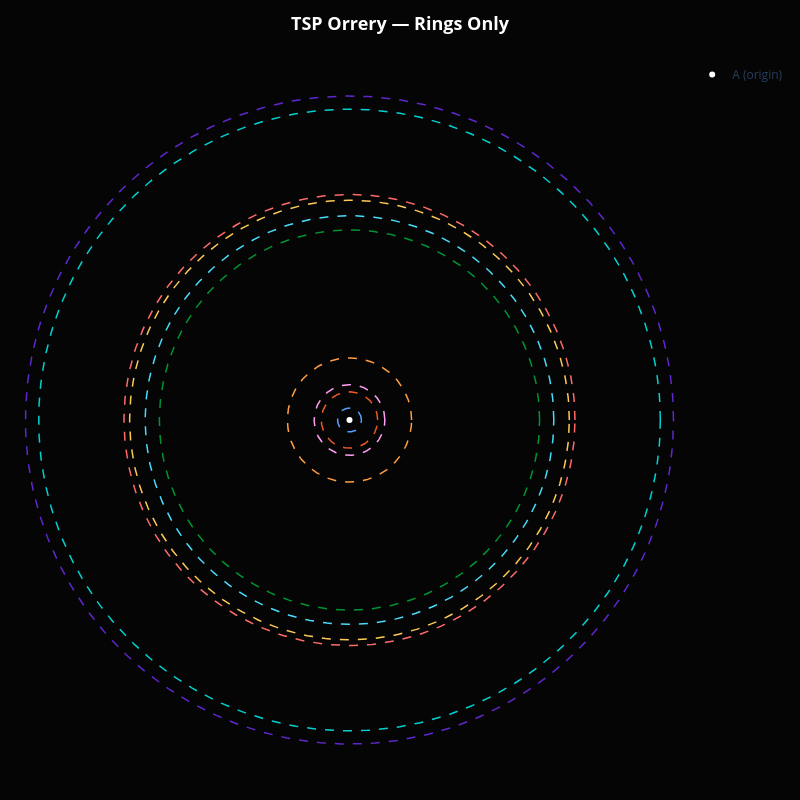

Write notebook code for a chart like this one.
### Code cell
import numpy as np
import plotly.graph_objects as go

# ============================================================
# TSP Orrery — Part 1: Rings Only
# Real data: Berlin52 (first 10 cities from TSPLIB)
# ============================================================
# The ONLY thing that matters: the chain distances.
# A = 0 (origin). Then A->B, B->C, C->D, ... J->A.
# Each leg distance becomes the radius of a concentric ring around A.
# No planets. No connection lines. No extra markers.
# ============================================================

# --- Raw Berlin52 coordinates (first 10 cities) ---
raw = np.array([
    [565.0, 575.0],   # A
    [25.0,  185.0],   # B
    [345.0, 750.0],   # C
    [945.0, 685.0],   # D
    [845.0, 655.0],   # E
    [880.0, 660.0],   # F
    [25.0,  230.0],   # G
    [525.0, 1000.0],  # H
    [580.0, 1175.0],  # I
    [650.0, 1130.0],  # J
])

# Shift so A is at (0,0)
coords = raw - raw[0]

# Chain: A->B->C->D->E->F->G->H->I->J->A
n = len(coords)
chain = list(range(n))

# Compute leg distances: the ONLY data that matters
legs = []
for k in range(n):
    i = chain[k]
    j = chain[(k + 1) % n]
    d = np.linalg.norm(coords[j] - coords[i])
    legs.append(d)

# Ring radii = leg distances (A->B, B->C, C->D, ...)
# Slot 0 (A) = 0, but we skip it — no ring for A itself
ring_radii = legs  # [A->B, B->C, C->D, D->E, E->F, F->G, G->H, H->I, I->J, J->A]
labels = ['A->B', 'B->C', 'C->D', 'D->E', 'E->F', 'F->G', 'G->H', 'H->I', 'I->J', 'J->A']

colors = [
    '#ff6b6b', '#feca57', '#48dbfb', '#ff9ff3', '#54a0ff',
    '#5f27cd', '#00d2d3', '#ff9f43', '#ee5a24', '#009432'
]

# --- Build Plotly figure ---
fig = go.Figure()

theta = np.linspace(0, 2 * np.pi, 300)

for idx, (r, label, color) in enumerate(zip(ring_radii, labels, colors)):
    x = r * np.cos(theta)
    y = r * np.sin(theta)
    fig.add_trace(go.Scatter(
        x=x, y=y,
        mode='lines',
        line=dict(color=color, width=1.5, dash='dash'),
        name=f'{label} = {r:.1f}',
        hoverinfo='name',
        showlegend=False
    ))

# A at center — tiny, unobtrusive
fig.add_trace(go.Scatter(
    x=[0], y=[0],
    mode='markers',
    marker=dict(size=6, color='white'),
    name='A (origin)',
    hovertemplate='<b>A</b><br>Origin<extra></extra>'
))

fig.update_layout(
    title=dict(
        text='<b>TSP Orrery — Rings Only</b>',
        font=dict(color='white', size=18),
        x=0.5
    ),
    paper_bgcolor='#050505',
    plot_bgcolor='#050505',
    xaxis=dict(showgrid=False, zeroline=False, showticklabels=False),
    yaxis=dict(showgrid=False, zeroline=False, showticklabels=False, scaleanchor='x', scaleratio=1),
    hovermode='closest',
    margin=dict(l=20, r=20, t=60, b=20),
    width=800,
    height=800,
)

fig.show()

### Figure 1 — Plotly figure (JSON) as saved in the notebook; plotly's stock layout.template omitted (floating-point values rounded to 4 significant figures; data arrays with more than 128 entries replaced by an {"elided": "..."} marker saying what was removed)
{"data": [{"hoverinfo": "name", "line": {"color": "#ff6b6b", "dash": "dash", "width": 1.5}, "mode": "lines", "name": "A->B = 666.1", "showlegend": false, "type": "scatter", "x": {"elided": "300 float values"}, "y": {"elided": "300 float values"}}, {"hoverinfo": "name", "line": {"color": "#feca57", "dash": "dash", "width": 1.5}, "mode": "lines", "name": "B->C = 649.3", "showlegend": false, "type": "scatter", "x": {"elided": "300 float values"}, "y": {"elided": "300 float values"}}, {"hoverinfo": "name", "line": {"color": "#48dbfb", "dash": "dash", "width": 1.5}, "mode": "lines", "name": "C->D = 603.5", "showlegend": false, "type": "scatter", "x": {"elided": "300 float values"}, "y": {"elided": "300 float values"}}, {"hoverinfo": "name", "line": {"color": "#ff9ff3", "dash": "dash", "width": 1.5}, "mode": "lines", "name": "D->E = 104.4", "showlegend": false, "type": "scatter", "x": {"elided": "300 float values"}, "y": {"elided": "300 float values"}}, {"hoverinfo": "name", "line": {"color": "#54a0ff", "dash": "dash", "width": 1.5}, "mode": "lines", "name": "E->F = 35.4", "showlegend": false, "type": "scatter", "x": {"elided": "300 float values"}, "y": {"elided": "300 float values"}}, {"hoverinfo": "name", "line": {"color": "#5f27cd", "dash": "dash", "width": 1.5}, "mode": "lines", "name": "F->G = 957.0", "showlegend": false, "type": "scatter", "x": {"elided": "300 float values"}, "y": {"elided": "300 float values"}}, {"hoverinfo": "name", "line": {"color": "#00d2d3", "dash": "dash", "width": 1.5}, "mode": "lines", "name": "G->H = 918.1", "showlegend": false, "type": "scatter", "x": {"elided": "300 float values"}, "y": {"elided": "300 float values"}}, {"hoverinfo": "name", "line": {"color": "#ff9f43", "dash": "dash", "width": 1.5}, "mode": "lines", "name": "H->I = 183.4", "showlegend": false, "type": "scatter", "x": {"elided": "300 float values"}, "y": {"elided": "300 float values"}}, {"hoverinfo": "name", "line": {"color": "#ee5a24", "dash": "dash", "width": 1.5}, "mode": "lines", "name": "I->J = 83.2", "showlegend": false, "type": "scatter", "x": {"elided": "300 float values"}, "y": {"elided": "300 float values"}}, {"hoverinfo": "name", "line": {"color": "#009432", "dash": "dash", "width": 1.5}, "mode": "lines", "name": "J->A = 561.5", "showlegend": false, "type": "scatter", "x": {"elided": "300 float values"}, "y": {"elided": "300 float values"}}, {"hovertemplate": "<b>A</b><br>Origin<extra></extra>", "marker": {"color": "white", "size": 6}, "mode": "markers", "name": "A (origin)", "type": "scatter", "x": [0], "y": [0]}], "layout": {"height": 800, "hovermode": "closest", "margin": {"b": 20, "l": 20, "r": 20, "t": 60}, "paper_bgcolor": "#050505", "plot_bgcolor": "#050505", "title": {"font": {"color": "white", "size": 18}, "text": "<b>TSP Orrery — Rings Only</b>", "x": 0.5}, "width": 800, "xaxis": {"showgrid": false, "showticklabels": false, "zeroline": false}, "yaxis": {"scaleanchor": "x", "scaleratio": 1, "showgrid": false, "showticklabels": false, "zeroline": false}}}
